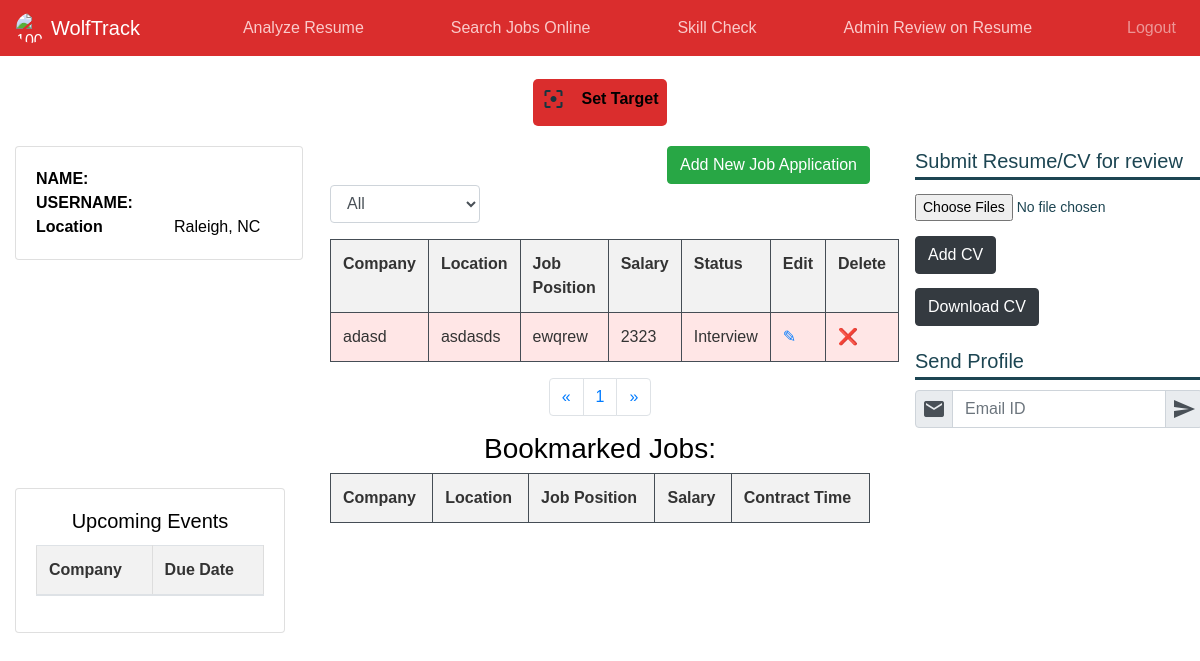
The page /student/Interview on the database its author committed.
### tables this page shows
CREATE TABLE jobs (
        id INTEGER PRIMARY KEY AUTOINCREMENT,
        company_name TEXT,
        location TEXT,
        job_position TEXT,
        salary INTEGER,
        status TEXT
    );

### app.py (the view)
@app.route("/student/<status>", methods=["GET", "POST"])
def get_job_application_status(status):
    data_received = request.args.get("data")
    user = find_user(str(data_received), database)
    if status:
        job_applications = get_job_applications_by_status(database, status)
    else:
        job_applications = get_job_applications(database)
    return render_template("home.html", user=user, jobapplications=job_applications)

### dbutils.py (called while the page is built)
def find_user(data, db):
    conn = sqlite3.connect(db)
    print("Data==>", data)
    cursor = conn.cursor()
    cursor.execute("SELECT * FROM client where username ='" + str(data) + "'")
    rows = cursor.fetchone()
    conn.close()
    print("rowsss->>>", rows)
    return rows

def get_job_applications_by_status(db, status):
    conn = sqlite3.connect(db)
    cursor = conn.cursor()
    cursor.execute("SELECT * FROM jobs WHERE status = ?", (status,))
    rows = cursor.fetchall()  # Use fetchall() to get all rows
    conn.close()
    print("rows ->>>", rows)
    return rows

### templates/home.html (shortened to what this page needs)
{% extends "layout/base.html" %}
{% block content %}
<!DOCTYPE html>
<html lang="en">
<head>
</head>
</html>
<div class="container">
    <div >
      <h2 >Job Application Portal
        <button type="button" class="btn btn-success float-right" data-toggle="modal" data-target="#mymodal">Add New Job Application</button>
        <form action="{{ url_for('get_job_application_status', status='Applied') }}" method="GET">
          <div class="form-group float-left">
            <select class="form-control box" id="statusFilter" name="status" onchange="this.form.submit()">
              <option value="">All</option>
            </select>
          </div>
        </form>
      </h2>
    </div>
    <table class = "table table-hover table-dark">
      <tr>
        <th>Company</th>
        <th>Location</th>
        <th>Job Position</th>
        <th>Salary</th>
        <th>Status</th>
        <th>Edit</th>
        <th>Delete</th>
      </tr>
      {% for row in jobapplications %}
      <tr>
        <td>{{ row[1] }}</td>
        <td>{{ row[2] }}</td>
        <td>{{ row[3] }}</td>
        <td>{{ row[4] }}</td>
        <td>{{ row[5] }}</td>
        <td>
          <a href="{{ url_for('update_job_application') }}"  data-toggle="modal" data-target="#modaledit{{row[0]}}">
            ✎
          </a>
        </td>
        <td>
          <a href="{{ url_for('delete_job_application', company=row[1]) }}"  data-toggle="modal" data-target="#modaldelete{{row[0]}}">
            ❌
          </a>
        </td>
      </tr>
      {%endfor%}
    </table>
  <nav aria-label="Page navigation">
    <ul class="pagination justify-content-center">
      <li class="page-item">
        <a class="page-link" href="#" aria-label="Previous">
          <span aria-hidden="true">&laquo;</span>
        </a>
      </li>
      <li class="page-item"><a class="page-link" href="#">1</a></li>
      <li class="page-item">
        <a class="page-link" href="#" aria-label="Next">
          <span aria-hidden="true">&raquo;</span>
        </a>
      </li>
    </ul>
  </nav>
    <h3 style="color: black;">Bookmarked Jobs:</h3>
    <table class = "table table-hover table-dark">
      <tr>
        <th>Company</th>
        <th>Location</th>
        <th>Job Position</th>
        <th>Salary</th>
        <th>Contract Time</th>
      </tr>
      </table>
</div>
{% endblock content %}

### static/css/layout.css (style rules this page uses)
:root { --theme-dark: #ffffff; --theme-light: #f35858; --text-color: white; --navbar-background: #da2d2d; }
body { color: var(--text-color); background-color: var(--theme-dark); }

### templates/home.html (style rules this page uses)
body { font-family: Arial, sans-serif; }
table { border-collapse: collapse; width: 100%; }
th, td { border: 1px solid #dddddd; text-align: left; padding: 8px; color: #333; }
th { background-color: #f2f2f2; }
tr { background-color: #ffe6e6; }
.form-control.box { width: 150px; }

### rows shown on the page
jobs: company_name "adasd", location "asdasds", job_position "ewqrew", salary "2323", status "Interview"
